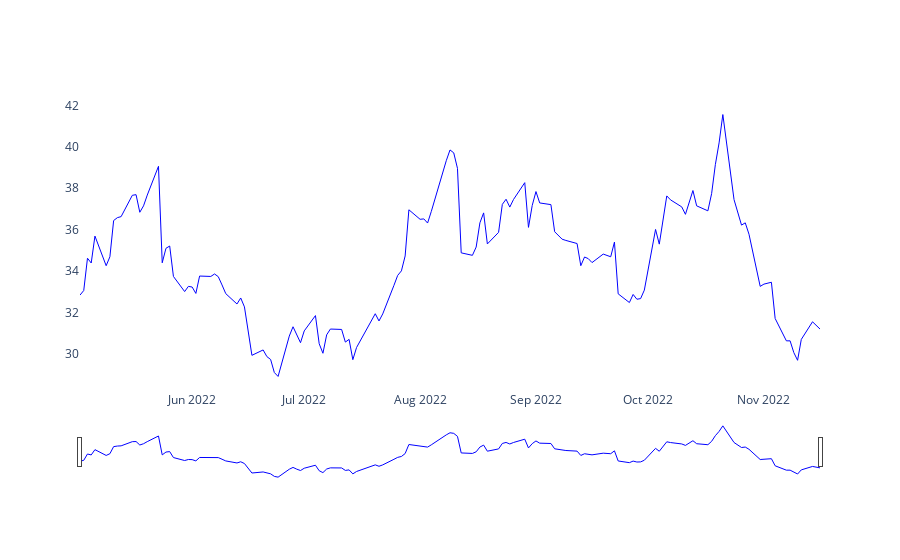

Notebook code for this chart:
### Code cell
fig = go.Figure()

fig.add_trace(
    go.Scatter(
        name="Fechamento",
        x=acao_selecionada.index,
        y=acao_selecionada["Close"],
        line=dict(color='blue', width=1))
)

fig.update_layout(xaxis_rangeslider_visible=True)
fig.update_layout(paper_bgcolor='rgba(0,0,0,0)', plot_bgcolor='rgba(0,0,0,0)')

fig.show()

### Figure 1 — Plotly figure (JSON) as saved in the notebook; plotly's stock layout.template omitted (floating-point values rounded to 4 significant figures; data arrays with more than 128 entries replaced by an {"elided": "..."} marker saying what was removed)
{"data": [{"line": {"color": "blue", "width": 1}, "name": "Fechamento", "type": "scatter", "x": {"elided": "138 str values"}, "y": {"elided": "138 float values"}}], "layout": {"paper_bgcolor": "rgba(0,0,0,0)", "plot_bgcolor": "rgba(0,0,0,0)", "xaxis": {"rangeslider": {"visible": true}}}}
